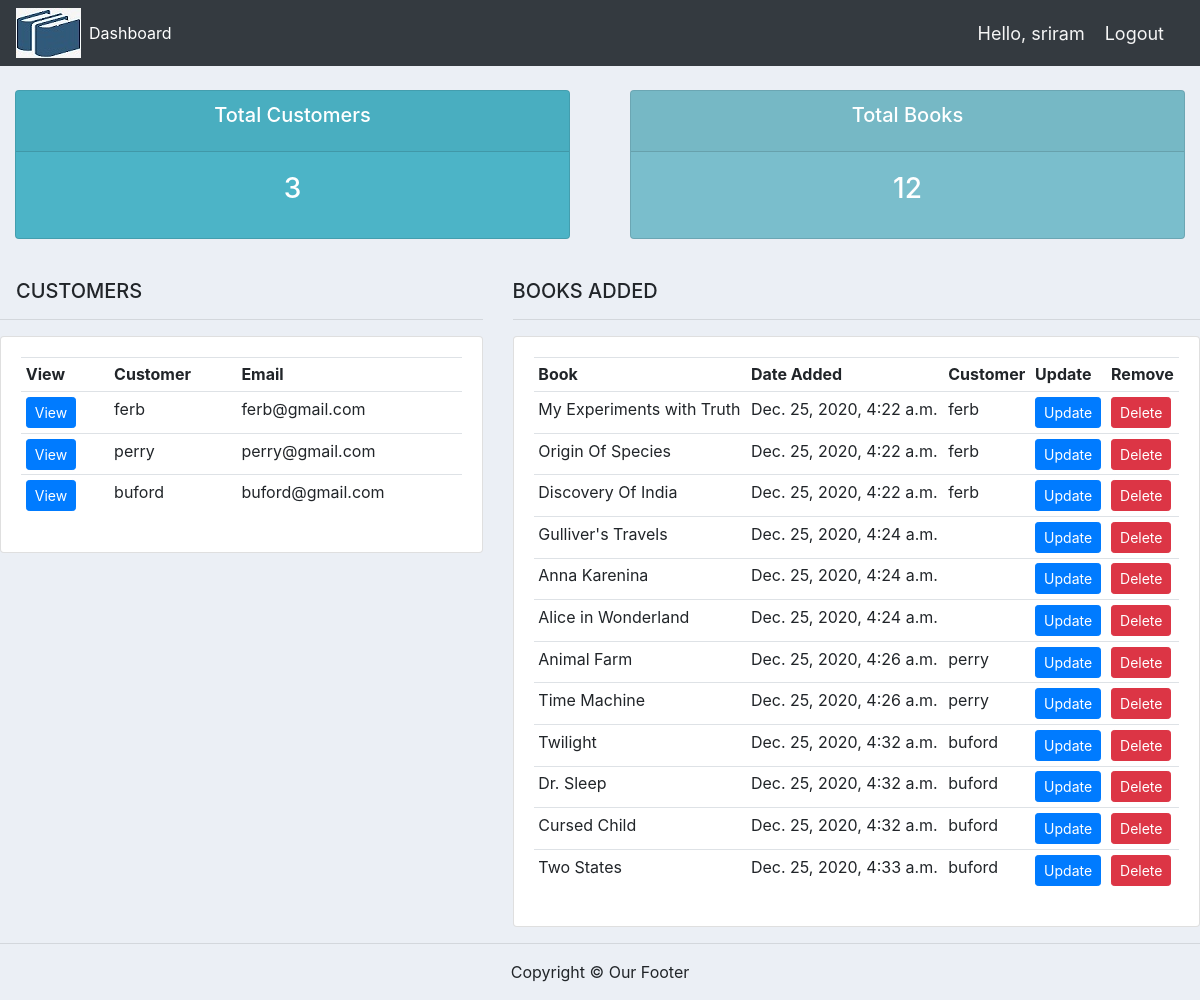
The app's page / (signed in) with its own data.
### BooksApp/models.py (models this page shows, shortened)
class Customer(models.Model):
    user = models.OneToOneField(User,null=True,on_delete=models.CASCADE)
    name = models.CharField(max_length=200,null=True)
    email = models.CharField(max_length=200,null=True)
    date_created = models.DateTimeField(auto_now_add=True,null=True)

class Book(models.Model):
    customer = models.ForeignKey(Customer,null=True,on_delete=models.SET_NULL)
    Bookname = models.CharField(max_length=200,null=True)
    author = models.CharField(max_length=200,null=True)
    price = models.FloatField(null=True)
    date_created = models.DateTimeField(auto_now_add=True,null=True)

### BooksApp/decorators.py (the view)
    def wrapper_func(request,*args,**kwargs):
        group = None
        if request.user.groups.exists():
            group = request.user.groups.all()[0].name
        if group == 'customer':
            return redirect('user-page')
        if group == 'admin':
            return view_func(request,*args,**kwargs)

### BooksApp/views.py (called while the page is built)
@login_required(login_url='login')
@admin_only
def home(request):
    customers = Customer.objects.all()
    books = Book.objects.all()
    totalCustomers = customers.count()
    totalBooks = books.count()
    context={'customers':customers,'books':books,'totalCustomers':totalCustomers,'totalBooks':totalBooks,}
    return render(request,'BooksApp/dashboard.html',context)

### BooksApp/templates/BooksApp/dashboard.html
{% extends 'BooksApp/index.html' %}
{% block content %}
{% include 'BooksApp/status.html' %}
<br>
    <div class="row">
        <div class="col-md-5">
            <h5>&nbsp;&nbsp;&nbsp;CUSTOMERS</h5>
            <hr>
            <div class="card card-body">
                <table class="table table-sm">
                    <tr>
                        <th>View</th>
                        <th>Customer</th>
                        <th>Email</th>
                    </tr>
                    {% for customer in customers  %}
                        <tr>
                            <td><a class="btn btn-sm btn-primary" href="{% url 'customer' customer.id %}">View</a></td>
                            <td>{{customer.name}}</td>
                            <td>{{customer.email}}</td>
                        </tr>
                    {% endfor %}
                </table>
            </div>
        </div>
        <div class="col-md-7">
            <h5>BOOKS ADDED</h5>
            <hr>
            <div class="card card-body">
                <table class="table table-sm">
                    <tr>
                        <th>Book</th>
                        <th>Date Added</th>
                        <th>Customer</th>
                        <th>Update</th>
                        <th>Remove</th>
                    </tr>
                    {% for book in books %}
                        <tr>
                            <td>{{book.Bookname}}</td>
                            <td>{{book.date_created}}</td>
                            <td>{{book.customer.name}}</td>
                            <td><a class="btn btn-sm btn-primary" href="{% url 'update_book' book.id %}">Update</a></td>
                            <td><a class="btn btn-sm btn-danger" href="{% url 'delete_book' book.id %}">Delete</a></td>
                        </tr>
                    {% endfor %}
                </table>
            </div>
        </div>
    </div>
{% endblock %}

### BooksApp/templates/BooksApp/index.html (shortened to what this page needs)
{% load static %}
<!DOCTYPE html>
<html lang="en">
<head>
    <link rel="stylesheet" href="https://stackpath.bootstrapcdn.com/bootstrap/4.3.1/css/bootstrap.min.css">
    <link rel="stylesheet" type="text/css" href="{% static '/css/main.css' %}">
</head>
<body>
    {% include 'BooksApp/navbar.html' %}
    {% block content %}
    {% endblock %}
    <hr>
    <p style="text-align: center;">Copyright © Our Footer</p>
</body>
</html>

### BooksApp/templates/BooksApp/navbar.html (shortened to what this page needs)
{% load static %}
<nav class="navbar navbar-expand-lg navbar-dark bg-dark">
    <img src="{% static '/images/booklogo.jpg' %}">
    <div class="collapse navbar-collapse" id="navbarNav">
      <ul class="navbar-nav">
        {% if request.user.is_staff %}
        <li class="nav-item active">
          <a class="nav-link" href="{% url 'home' %}">Dashboard</a>
        </li>
        {% endif %}
      </ul>
    </div>
    <span class="hello-msg">Hello, {{request.user}}</span>
    <span><a class="hello-msg" href="{% url 'logout' %}">Logout</a></span>
  </nav>

### BooksApp/templates/BooksApp/status.html
<br>
{% if request.user.is_staff %}
<div class="row">
    <div class="col">
        <div class="col-md">
            <div class="card text-center text-white  mb-3" id="total-customers">
                <div class="card-header">
                    <h5 class="card-title">Total Customers</h5>
                </div>
                <div class="card-body">
                    <h3 class="card-title">{{totalCustomers}}</h3>
                </div>
            </div>
        </div>
    </div>
{% endif %}
    <div class="col">
        <div class="col-md">
            <div class="card text-center text-white  mb-3" id="total-books">
                <div class="card-header">
                    <h5 class="card-title">Total Books</h5>
                </div>
                <div class="card-body">
                    <h3 class="card-title">{{totalBooks}}</h3>
                </div>
            </div>
        </div>
    </div>
</div>

### static/css/main.css (style rules this page uses)
body { background-color: #ebeff5; }
#total-customers { background-color: #4cb4c7; }
#total-books { background-color: #7abecc; }

### BooksApp/templates/BooksApp/navbar.html (style rules this page uses)
.hello-msg { color: whitesmoke; font-size: 18px; margin-right: 20px; }

### records on screen
Customer: name "ferb", email "ferb@gmail.com"
Customer: name "perry", email "perry@gmail.com"
Customer: name "buford", email "buford@gmail.com"
Book: Bookname "My Experiments with Truth", date_created "Dec. 25, 2020, 4:22 a.m.", customer.name "ferb"
Book: Bookname "Origin Of Species", date_created "Dec. 25, 2020, 4:22 a.m.", customer.name "ferb"
Book: Bookname "Discovery Of India", date_created "Dec. 25, 2020, 4:22 a.m.", customer.name "ferb"
Book: Bookname "Gulliver's Travels", date_created "Dec. 25, 2020, 4:24 a.m."
Book: Bookname "Anna Karenina", date_created "Dec. 25, 2020, 4:24 a.m."
Book: Bookname "Alice in Wonderland", date_created "Dec. 25, 2020, 4:24 a.m."
Book: Bookname "Animal Farm", date_created "Dec. 25, 2020, 4:26 a.m.", customer.name "perry"
Book: Bookname "Time Machine", date_created "Dec. 25, 2020, 4:26 a.m.", customer.name "perry"
Book: Bookname "Twilight", date_created "Dec. 25, 2020, 4:32 a.m.", customer.name "buford"
Book: Bookname "Dr. Sleep", date_created "Dec. 25, 2020, 4:32 a.m.", customer.name "buford"
Book: Bookname "Cursed Child", date_created "Dec. 25, 2020, 4:32 a.m.", customer.name "buford"
Book: Bookname "Two States", date_created "Dec. 25, 2020, 4:33 a.m.", customer.name "buford"

### other values on screen
{{ request.user }} "sriram"
{{ totalCustomers }} "3"
{{ totalBooks }} "12"
